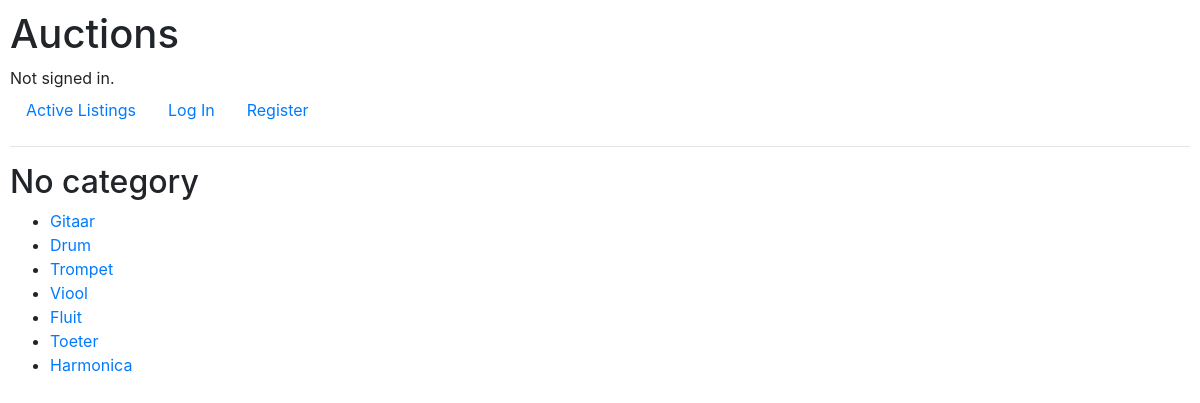
The page /categories on the database as committed earlier.
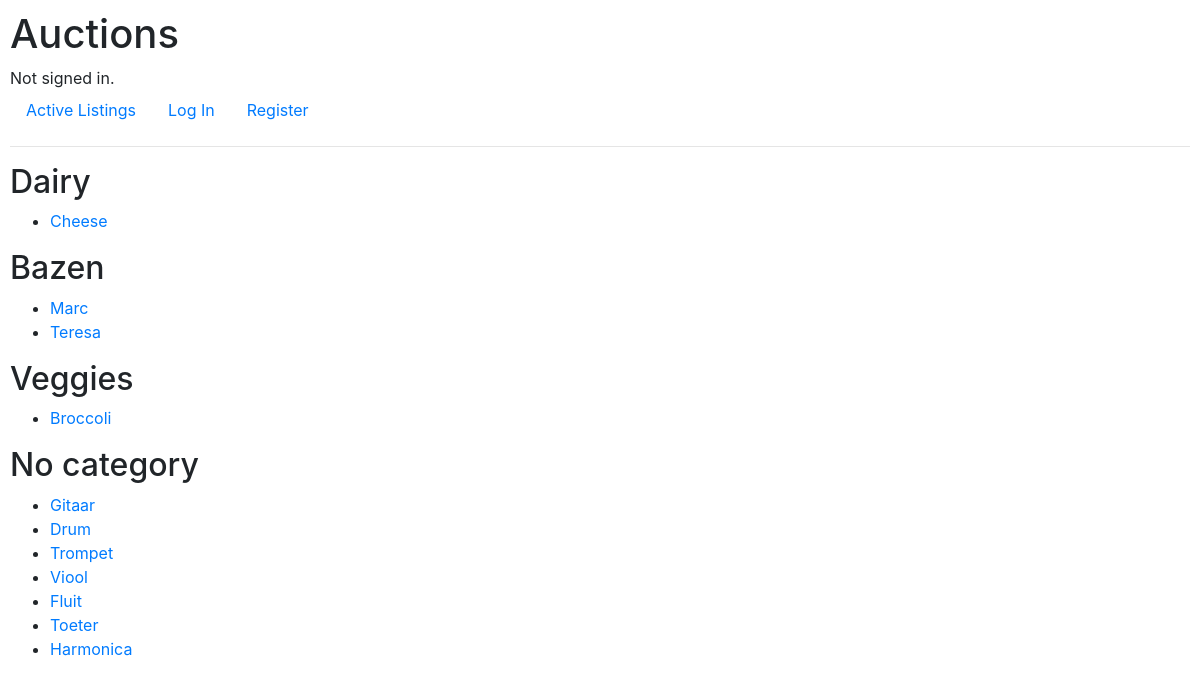
The same page on the database as committed later.
### auctions/models.py (models this page shows)
class Listing(models.Model):
    id = models.IntegerField(primary_key=True)
    name = models.CharField(max_length=64)
    user = models.ForeignKey(User, on_delete=models.CASCADE, related_name="listings", default=1)
    description = models.CharField(max_length=256)
    starting_bid = models.IntegerField()
    image_url = models.CharField(blank=True, max_length=256)
    category = models.CharField(max_length=64, blank=True)
    active = models.BooleanField(default=True)
    watched_by = models.ManyToManyField('User', related_name='watchlist')
    def __str__(self):
        return f"{self.id}: {self.name}"

### auctions/views.py (the view)
# urls.py: path("categories", views.categories, name="categories"),
def categories(request):
    listings = Listing.objects.all()
    category_set = {"No category": []}
    for listing in listings:
        if listing.category == "":
            category_set["No category"].append(listing)
        else:
            try:
                category_set[listing.category].append(listing)
            except KeyError:
                category_set[listing.category] = [listing]
    print(category_set)
    return render(request, "auctions/categories.html", {'categories': category_set})

### auctions/templates/auctions/categories.html
{% extends "auctions/layout.html" %}
{% block body %}
    {% for name, listing_list in categories.items reversed %}
        <h2>{{ name }}</h2>
        <ul>
        {% for listing in listing_list %}
            <li><a href="{% url 'listing' listing.id %}">{{ listing.name }}</a></li>
        {% endfor %}
        </ul>
    {% endfor %}
{% endblock %}

Rows that differ between the two databases and show on the page:
added Listing: category "Dairy", name "Cheese"
added Listing: category "Bazen", name "Marc"
added Listing: name "Teresa", shown under "Bazen"
added Listing: category "Veggies", name "Broccoli"
